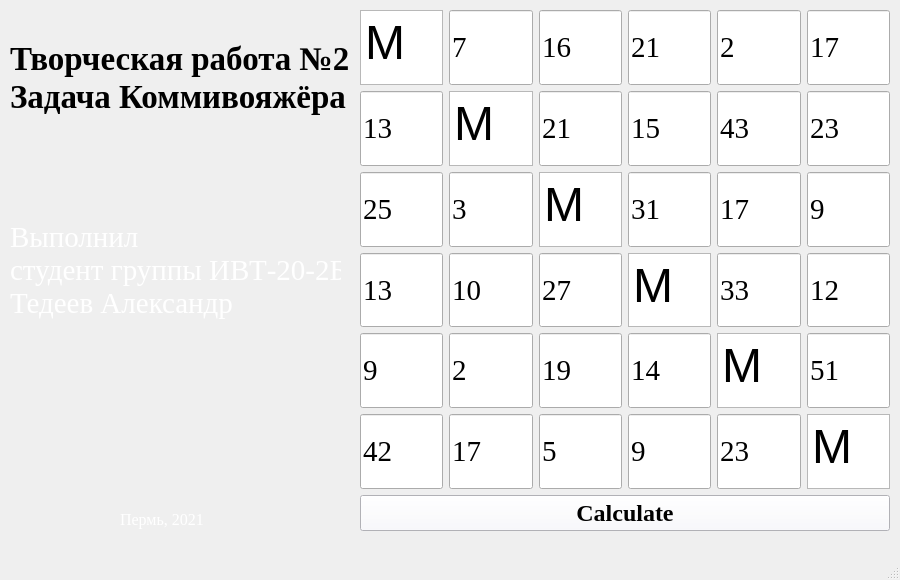
<?xml version="1.0" encoding="UTF-8"?>
<ui version="4.0">
 <class>MainWindow</class>
 <widget class="QMainWindow" name="MainWindow">
  <property name="geometry">
   <rect>
    <x>0</x>
    <y>0</y>
    <width>900</width>
    <height>580</height>
   </rect>
  </property>
  <property name="windowTitle">
   <string>MainWindow</string>
  </property>
  <property name="windowIcon">
   <iconset resource="Res.qrc">
    <normaloff>:/prefix1/pics/4aa534605d1afc465c5bdc5dd80f1ecb.png</normaloff>:/prefix1/pics/4aa534605d1afc465c5bdc5dd80f1ecb.png</iconset>
  </property>
  <widget class="QWidget" name="centralwidget">
   <widget class="QWidget" name="verticalLayoutWidget">
    <property name="geometry">
     <rect>
      <x>360</x>
      <y>10</y>
      <width>530</width>
      <height>521</height>
     </rect>
    </property>
    <layout class="QVBoxLayout" name="verticalLayout">
     <item>
      <layout class="QGridLayout" name="gridLayout">
       <item row="5" column="4">
        <widget class="QTextEdit" name="mx5">
         <property name="html">
          <string>&lt;!DOCTYPE HTML PUBLIC &quot;-//W3C//DTD HTML 4.0//EN&quot; &quot;http://www.w3.org/TR/REC-html40/strict.dtd&quot;&gt;
&lt;html&gt;&lt;head&gt;&lt;meta name=&quot;qrichtext&quot; content=&quot;1&quot; /&gt;&lt;style type=&quot;text/css&quot;&gt;
p, li { white-space: pre-wrap; }
&lt;/style&gt;&lt;/head&gt;&lt;body style=&quot; font-family:'MS Shell Dlg 2'; font-size:8.25pt; font-weight:400; font-style:normal;&quot;&gt;
&lt;p style=&quot; margin-top:0px; margin-bottom:0px; margin-left:0px; margin-right:0px; -qt-block-indent:0; text-indent:0px;&quot;&gt;&lt;span style=&quot; font-size:36pt;&quot;&gt;M&lt;/span&gt;&lt;/p&gt;&lt;/body&gt;&lt;/html&gt;</string>
         </property>
        </widget>
       </item>
       <item row="1" column="0">
        <widget class="QTextEdit" name="mx1">
         <property name="html">
          <string>&lt;!DOCTYPE HTML PUBLIC &quot;-//W3C//DTD HTML 4.0//EN&quot; &quot;http://www.w3.org/TR/REC-html40/strict.dtd&quot;&gt;
&lt;html&gt;&lt;head&gt;&lt;meta name=&quot;qrichtext&quot; content=&quot;1&quot; /&gt;&lt;style type=&quot;text/css&quot;&gt;
p, li { white-space: pre-wrap; }
&lt;/style&gt;&lt;/head&gt;&lt;body style=&quot; font-family:'MS Shell Dlg 2'; font-size:8.25pt; font-weight:400; font-style:normal;&quot;&gt;
&lt;p style=&quot; margin-top:0px; margin-bottom:0px; margin-left:0px; margin-right:0px; -qt-block-indent:0; text-indent:0px;&quot;&gt;&lt;span style=&quot; font-size:36pt;&quot;&gt;M&lt;/span&gt;&lt;/p&gt;&lt;/body&gt;&lt;/html&gt;</string>
         </property>
        </widget>
       </item>
       <item row="2" column="1">
        <widget class="QTextEdit" name="mx2">
         <property name="html">
          <string>&lt;!DOCTYPE HTML PUBLIC &quot;-//W3C//DTD HTML 4.0//EN&quot; &quot;http://www.w3.org/TR/REC-html40/strict.dtd&quot;&gt;
&lt;html&gt;&lt;head&gt;&lt;meta name=&quot;qrichtext&quot; content=&quot;1&quot; /&gt;&lt;style type=&quot;text/css&quot;&gt;
p, li { white-space: pre-wrap; }
&lt;/style&gt;&lt;/head&gt;&lt;body style=&quot; font-family:'MS Shell Dlg 2'; font-size:8.25pt; font-weight:400; font-style:normal;&quot;&gt;
&lt;p style=&quot; margin-top:0px; margin-bottom:0px; margin-left:0px; margin-right:0px; -qt-block-indent:0; text-indent:0px;&quot;&gt;&lt;span style=&quot; font-size:36pt;&quot;&gt;M&lt;/span&gt;&lt;/p&gt;&lt;/body&gt;&lt;/html&gt;</string>
         </property>
        </widget>
       </item>
       <item row="4" column="3">
        <widget class="QTextEdit" name="mx4">
         <property name="html">
          <string>&lt;!DOCTYPE HTML PUBLIC &quot;-//W3C//DTD HTML 4.0//EN&quot; &quot;http://www.w3.org/TR/REC-html40/strict.dtd&quot;&gt;
&lt;html&gt;&lt;head&gt;&lt;meta name=&quot;qrichtext&quot; content=&quot;1&quot; /&gt;&lt;style type=&quot;text/css&quot;&gt;
p, li { white-space: pre-wrap; }
&lt;/style&gt;&lt;/head&gt;&lt;body style=&quot; font-family:'MS Shell Dlg 2'; font-size:8.25pt; font-weight:400; font-style:normal;&quot;&gt;
&lt;p style=&quot; margin-top:0px; margin-bottom:0px; margin-left:0px; margin-right:0px; -qt-block-indent:0; text-indent:0px;&quot;&gt;&lt;span style=&quot; font-size:36pt;&quot;&gt;M&lt;/span&gt;&lt;/p&gt;&lt;/body&gt;&lt;/html&gt;</string>
         </property>
        </widget>
       </item>
       <item row="6" column="5">
        <widget class="QTextEdit" name="mx6">
         <property name="html">
          <string>&lt;!DOCTYPE HTML PUBLIC &quot;-//W3C//DTD HTML 4.0//EN&quot; &quot;http://www.w3.org/TR/REC-html40/strict.dtd&quot;&gt;
&lt;html&gt;&lt;head&gt;&lt;meta name=&quot;qrichtext&quot; content=&quot;1&quot; /&gt;&lt;style type=&quot;text/css&quot;&gt;
p, li { white-space: pre-wrap; }
&lt;/style&gt;&lt;/head&gt;&lt;body style=&quot; font-family:'MS Shell Dlg 2'; font-size:8.25pt; font-weight:400; font-style:normal;&quot;&gt;
&lt;p style=&quot; margin-top:0px; margin-bottom:0px; margin-left:0px; margin-right:0px; -qt-block-indent:0; text-indent:0px;&quot;&gt;&lt;span style=&quot; font-size:36pt;&quot;&gt;M&lt;/span&gt;&lt;/p&gt;&lt;/body&gt;&lt;/html&gt;</string>
         </property>
        </widget>
       </item>
       <item row="3" column="2">
        <widget class="QTextEdit" name="mx3">
         <property name="html">
          <string>&lt;!DOCTYPE HTML PUBLIC &quot;-//W3C//DTD HTML 4.0//EN&quot; &quot;http://www.w3.org/TR/REC-html40/strict.dtd&quot;&gt;
&lt;html&gt;&lt;head&gt;&lt;meta name=&quot;qrichtext&quot; content=&quot;1&quot; /&gt;&lt;style type=&quot;text/css&quot;&gt;
p, li { white-space: pre-wrap; }
&lt;/style&gt;&lt;/head&gt;&lt;body style=&quot; font-family:'MS Shell Dlg 2'; font-size:8.25pt; font-weight:400; font-style:normal;&quot;&gt;
&lt;p style=&quot; margin-top:0px; margin-bottom:0px; margin-left:0px; margin-right:0px; -qt-block-indent:0; text-indent:0px;&quot;&gt;&lt;span style=&quot; font-size:36pt;&quot;&gt;M&lt;/span&gt;&lt;/p&gt;&lt;/body&gt;&lt;/html&gt;</string>
         </property>
        </widget>
       </item>
       <item row="1" column="1">
        <widget class="QLineEdit" name="sec_fir">
         <property name="sizePolicy">
          <sizepolicy hsizetype="Preferred" vsizetype="Preferred">
           <horstretch>0</horstretch>
           <verstretch>0</verstretch>
          </sizepolicy>
         </property>
         <property name="font">
          <font>
           <family>Times New Roman</family>
           <pointsize>22</pointsize>
          </font>
         </property>
         <property name="text">
          <string>7</string>
         </property>
        </widget>
       </item>
       <item row="1" column="2">
        <widget class="QLineEdit" name="th_fir">
         <property name="sizePolicy">
          <sizepolicy hsizetype="Expanding" vsizetype="Preferred">
           <horstretch>0</horstretch>
           <verstretch>0</verstretch>
          </sizepolicy>
         </property>
         <property name="font">
          <font>
           <family>Times New Roman</family>
           <pointsize>22</pointsize>
          </font>
         </property>
         <property name="text">
          <string>16</string>
         </property>
        </widget>
       </item>
       <item row="1" column="3">
        <widget class="QLineEdit" name="four_fir">
         <property name="sizePolicy">
          <sizepolicy hsizetype="Expanding" vsizetype="Preferred">
           <horstretch>0</horstretch>
           <verstretch>0</verstretch>
          </sizepolicy>
         </property>
         <property name="font">
          <font>
           <family>Times New Roman</family>
           <pointsize>22</pointsize>
          </font>
         </property>
         <property name="text">
          <string>21</string>
         </property>
        </widget>
       </item>
       <item row="1" column="5">
        <widget class="QLineEdit" name="six_fir">
         <property name="sizePolicy">
          <sizepolicy hsizetype="Expanding" vsizetype="Preferred">
           <horstretch>0</horstretch>
           <verstretch>0</verstretch>
          </sizepolicy>
         </property>
         <property name="font">
          <font>
           <family>Times New Roman</family>
           <pointsize>22</pointsize>
          </font>
         </property>
         <property name="text">
          <string>17</string>
         </property>
        </widget>
       </item>
       <item row="2" column="3">
        <widget class="QLineEdit" name="four_sec">
         <property name="sizePolicy">
          <sizepolicy hsizetype="Expanding" vsizetype="Preferred">
           <horstretch>0</horstretch>
           <verstretch>0</verstretch>
          </sizepolicy>
         </property>
         <property name="font">
          <font>
           <family>Times New Roman</family>
           <pointsize>22</pointsize>
          </font>
         </property>
         <property name="text">
          <string>15</string>
         </property>
        </widget>
       </item>
       <item row="2" column="4">
        <widget class="QLineEdit" name="fith_sec">
         <property name="sizePolicy">
          <sizepolicy hsizetype="Expanding" vsizetype="Preferred">
           <horstretch>0</horstretch>
           <verstretch>0</verstretch>
          </sizepolicy>
         </property>
         <property name="font">
          <font>
           <family>Times New Roman</family>
           <pointsize>22</pointsize>
          </font>
         </property>
         <property name="text">
          <string>43</string>
         </property>
        </widget>
       </item>
       <item row="2" column="5">
        <widget class="QLineEdit" name="six_sec">
         <property name="sizePolicy">
          <sizepolicy hsizetype="Expanding" vsizetype="Preferred">
           <horstretch>0</horstretch>
           <verstretch>0</verstretch>
          </sizepolicy>
         </property>
         <property name="font">
          <font>
           <family>Times New Roman</family>
           <pointsize>22</pointsize>
          </font>
         </property>
         <property name="text">
          <string>23</string>
         </property>
        </widget>
       </item>
       <item row="3" column="0">
        <widget class="QLineEdit" name="fir_th">
         <property name="sizePolicy">
          <sizepolicy hsizetype="Expanding" vsizetype="Preferred">
           <horstretch>0</horstretch>
           <verstretch>0</verstretch>
          </sizepolicy>
         </property>
         <property name="font">
          <font>
           <family>Times New Roman</family>
           <pointsize>22</pointsize>
          </font>
         </property>
         <property name="text">
          <string>25</string>
         </property>
        </widget>
       </item>
       <item row="3" column="1">
        <widget class="QLineEdit" name="sec_th">
         <property name="sizePolicy">
          <sizepolicy hsizetype="Expanding" vsizetype="Preferred">
           <horstretch>0</horstretch>
           <verstretch>0</verstretch>
          </sizepolicy>
         </property>
         <property name="font">
          <font>
           <family>Times New Roman</family>
           <pointsize>22</pointsize>
          </font>
         </property>
         <property name="text">
          <string>3</string>
         </property>
        </widget>
       </item>
       <item row="3" column="3">
        <widget class="QLineEdit" name="four_th">
         <property name="sizePolicy">
          <sizepolicy hsizetype="Expanding" vsizetype="Preferred">
           <horstretch>0</horstretch>
           <verstretch>0</verstretch>
          </sizepolicy>
         </property>
         <property name="font">
          <font>
           <family>Times New Roman</family>
           <pointsize>22</pointsize>
          </font>
         </property>
         <property name="text">
          <string>31</string>
         </property>
        </widget>
       </item>
       <item row="3" column="4">
        <widget class="QLineEdit" name="fith_th">
         <property name="sizePolicy">
          <sizepolicy hsizetype="Expanding" vsizetype="Preferred">
           <horstretch>0</horstretch>
           <verstretch>0</verstretch>
          </sizepolicy>
         </property>
         <property name="font">
          <font>
           <family>Times New Roman</family>
           <pointsize>22</pointsize>
          </font>
         </property>
         <property name="text">
          <string>17</string>
         </property>
        </widget>
       </item>
       <item row="3" column="5">
        <widget class="QLineEdit" name="six_th">
         <property name="sizePolicy">
          <sizepolicy hsizetype="Expanding" vsizetype="Preferred">
           <horstretch>0</horstretch>
           <verstretch>0</verstretch>
          </sizepolicy>
         </property>
         <property name="font">
          <font>
           <family>Times New Roman</family>
           <pointsize>22</pointsize>
          </font>
         </property>
         <property name="text">
          <string>9</string>
         </property>
        </widget>
       </item>
       <item row="4" column="0">
        <widget class="QLineEdit" name="fir_four">
         <property name="sizePolicy">
          <sizepolicy hsizetype="Expanding" vsizetype="Preferred">
           <horstretch>0</horstretch>
           <verstretch>0</verstretch>
          </sizepolicy>
         </property>
         <property name="font">
          <font>
           <family>Times New Roman</family>
           <pointsize>22</pointsize>
          </font>
         </property>
         <property name="text">
          <string>13</string>
         </property>
        </widget>
       </item>
       <item row="4" column="1">
        <widget class="QLineEdit" name="sec_four">
         <property name="sizePolicy">
          <sizepolicy hsizetype="Expanding" vsizetype="Preferred">
           <horstretch>0</horstretch>
           <verstretch>0</verstretch>
          </sizepolicy>
         </property>
         <property name="font">
          <font>
           <family>Times New Roman</family>
           <pointsize>22</pointsize>
          </font>
         </property>
         <property name="text">
          <string>10</string>
         </property>
        </widget>
       </item>
       <item row="4" column="2">
        <widget class="QLineEdit" name="th_four">
         <property name="sizePolicy">
          <sizepolicy hsizetype="Expanding" vsizetype="Preferred">
           <horstretch>0</horstretch>
           <verstretch>0</verstretch>
          </sizepolicy>
         </property>
         <property name="font">
          <font>
           <family>Times New Roman</family>
           <pointsize>22</pointsize>
          </font>
         </property>
         <property name="text">
          <string>27</string>
         </property>
        </widget>
       </item>
       <item row="4" column="4">
        <widget class="QLineEdit" name="fith_four">
         <property name="sizePolicy">
          <sizepolicy hsizetype="Expanding" vsizetype="Preferred">
           <horstretch>0</horstretch>
           <verstretch>0</verstretch>
          </sizepolicy>
         </property>
         <property name="font">
          <font>
           <family>Times New Roman</family>
           <pointsize>22</pointsize>
          </font>
         </property>
         <property name="text">
          <string>33</string>
         </property>
        </widget>
       </item>
       <item row="4" column="5">
        <widget class="QLineEdit" name="six_four">
         <property name="sizePolicy">
          <sizepolicy hsizetype="Expanding" vsizetype="Preferred">
           <horstretch>0</horstretch>
           <verstretch>0</verstretch>
          </sizepolicy>
         </property>
         <property name="font">
          <font>
           <family>Times New Roman</family>
           <pointsize>22</pointsize>
          </font>
         </property>
         <property name="text">
          <string>12</string>
         </property>
        </widget>
       </item>
       <item row="5" column="0">
        <widget class="QLineEdit" name="fir_fith">
         <property name="sizePolicy">
          <sizepolicy hsizetype="Preferred" vsizetype="Preferred">
           <horstretch>0</horstretch>
           <verstretch>0</verstretch>
          </sizepolicy>
         </property>
         <property name="font">
          <font>
           <family>Times New Roman</family>
           <pointsize>22</pointsize>
          </font>
         </property>
         <property name="text">
          <string>9</string>
         </property>
        </widget>
       </item>
       <item row="5" column="1">
        <widget class="QLineEdit" name="sec_fith">
         <property name="sizePolicy">
          <sizepolicy hsizetype="Expanding" vsizetype="Preferred">
           <horstretch>0</horstretch>
           <verstretch>0</verstretch>
          </sizepolicy>
         </property>
         <property name="font">
          <font>
           <family>Times New Roman</family>
           <pointsize>22</pointsize>
          </font>
         </property>
         <property name="text">
          <string>2</string>
         </property>
        </widget>
       </item>
       <item row="5" column="2">
        <widget class="QLineEdit" name="th_fith">
         <property name="sizePolicy">
          <sizepolicy hsizetype="Expanding" vsizetype="Preferred">
           <horstretch>0</horstretch>
           <verstretch>0</verstretch>
          </sizepolicy>
         </property>
         <property name="font">
          <font>
           <family>Times New Roman</family>
           <pointsize>22</pointsize>
          </font>
         </property>
         <property name="text">
          <string>19</string>
         </property>
        </widget>
       </item>
       <item row="5" column="5">
        <widget class="QLineEdit" name="six_fith">
         <property name="sizePolicy">
          <sizepolicy hsizetype="Expanding" vsizetype="Preferred">
           <horstretch>0</horstretch>
           <verstretch>0</verstretch>
          </sizepolicy>
         </property>
         <property name="font">
          <font>
           <family>Times New Roman</family>
           <pointsize>22</pointsize>
          </font>
         </property>
         <property name="text">
          <string>51</string>
         </property>
        </widget>
       </item>
       <item row="6" column="0">
        <widget class="QLineEdit" name="fir_six">
         <property name="sizePolicy">
          <sizepolicy hsizetype="Expanding" vsizetype="Preferred">
           <horstretch>0</horstretch>
           <verstretch>0</verstretch>
          </sizepolicy>
         </property>
         <property name="font">
          <font>
           <family>Times New Roman</family>
           <pointsize>22</pointsize>
          </font>
         </property>
         <property name="text">
          <string>42</string>
         </property>
        </widget>
       </item>
       <item row="6" column="1">
        <widget class="QLineEdit" name="sec_six">
         <property name="sizePolicy">
          <sizepolicy hsizetype="Expanding" vsizetype="Preferred">
           <horstretch>0</horstretch>
           <verstretch>0</verstretch>
          </sizepolicy>
         </property>
         <property name="font">
          <font>
           <family>Times New Roman</family>
           <pointsize>22</pointsize>
          </font>
         </property>
         <property name="text">
          <string>17</string>
         </property>
        </widget>
       </item>
       <item row="6" column="2">
        <widget class="QLineEdit" name="th_six">
         <property name="sizePolicy">
          <sizepolicy hsizetype="Expanding" vsizetype="Preferred">
           <horstretch>0</horstretch>
           <verstretch>0</verstretch>
          </sizepolicy>
         </property>
         <property name="font">
          <font>
           <family>Times New Roman</family>
           <pointsize>22</pointsize>
          </font>
         </property>
         <property name="text">
          <string>5</string>
         </property>
        </widget>
       </item>
       <item row="6" column="3">
        <widget class="QLineEdit" name="four_six">
         <property name="sizePolicy">
          <sizepolicy hsizetype="Expanding" vsizetype="Preferred">
           <horstretch>0</horstretch>
           <verstretch>0</verstretch>
          </sizepolicy>
         </property>
         <property name="font">
          <font>
           <family>Times New Roman</family>
           <pointsize>22</pointsize>
          </font>
         </property>
         <property name="text">
          <string>9</string>
         </property>
        </widget>
       </item>
       <item row="2" column="0">
        <widget class="QLineEdit" name="fir_sec">
         <property name="sizePolicy">
          <sizepolicy hsizetype="Expanding" vsizetype="Preferred">
           <horstretch>0</horstretch>
           <verstretch>0</verstretch>
          </sizepolicy>
         </property>
         <property name="font">
          <font>
           <family>Times New Roman</family>
           <pointsize>22</pointsize>
          </font>
         </property>
         <property name="text">
          <string>13</string>
         </property>
        </widget>
       </item>
       <item row="6" column="4">
        <widget class="QLineEdit" name="fith_six">
         <property name="sizePolicy">
          <sizepolicy hsizetype="Expanding" vsizetype="Preferred">
           <horstretch>0</horstretch>
           <verstretch>0</verstretch>
          </sizepolicy>
         </property>
         <property name="font">
          <font>
           <family>Times New Roman</family>
           <pointsize>22</pointsize>
          </font>
         </property>
         <property name="text">
          <string>23</string>
         </property>
        </widget>
       </item>
       <item row="5" column="3">
        <widget class="QLineEdit" name="four_fith">
         <property name="sizePolicy">
          <sizepolicy hsizetype="Expanding" vsizetype="Preferred">
           <horstretch>0</horstretch>
           <verstretch>0</verstretch>
          </sizepolicy>
         </property>
         <property name="font">
          <font>
           <family>Times New Roman</family>
           <pointsize>22</pointsize>
          </font>
         </property>
         <property name="text">
          <string>14</string>
         </property>
        </widget>
       </item>
       <item row="2" column="2">
        <widget class="QLineEdit" name="th_sec">
         <property name="sizePolicy">
          <sizepolicy hsizetype="Expanding" vsizetype="Preferred">
           <horstretch>0</horstretch>
           <verstretch>0</verstretch>
          </sizepolicy>
         </property>
         <property name="font">
          <font>
           <family>Times New Roman</family>
           <pointsize>22</pointsize>
          </font>
         </property>
         <property name="text">
          <string>21</string>
         </property>
        </widget>
       </item>
       <item row="1" column="4">
        <widget class="QLineEdit" name="fith_fir">
         <property name="sizePolicy">
          <sizepolicy hsizetype="Expanding" vsizetype="Preferred">
           <horstretch>0</horstretch>
           <verstretch>0</verstretch>
          </sizepolicy>
         </property>
         <property name="font">
          <font>
           <family>Times New Roman</family>
           <pointsize>22</pointsize>
          </font>
         </property>
         <property name="text">
          <string>2</string>
         </property>
        </widget>
       </item>
      </layout>
     </item>
     <item>
      <widget class="QPushButton" name="run">
       <property name="sizePolicy">
        <sizepolicy hsizetype="Preferred" vsizetype="Preferred">
         <horstretch>0</horstretch>
         <verstretch>0</verstretch>
        </sizepolicy>
       </property>
       <property name="font">
        <font>
         <family>Times New Roman</family>
         <pointsize>18</pointsize>
         <weight>75</weight>
         <bold>true</bold>
        </font>
       </property>
       <property name="styleSheet">
        <string notr="true">QPushButton{
	background-color: #F8F8FF;
	color: black;
}

QPushButton:pressed{
	background-color: #FAF0E6;
	color: black;
	border: 1px solid grey;
	padding: 5px;
}</string>
       </property>
       <property name="text">
        <string>Calculate</string>
       </property>
      </widget>
     </item>
    </layout>
   </widget>
   <widget class="QLabel" name="title">
    <property name="geometry">
     <rect>
      <x>10</x>
      <y>40</y>
      <width>341</width>
      <height>75</height>
     </rect>
    </property>
    <property name="font">
     <font>
      <family>Times New Roman</family>
      <pointsize>25</pointsize>
      <weight>75</weight>
      <bold>true</bold>
     </font>
    </property>
    <property name="text">
     <string>Творческая работа №2
Задача Коммивояжёра</string>
    </property>
   </widget>
   <widget class="QLabel" name="sign">
    <property name="geometry">
     <rect>
      <x>10</x>
      <y>220</y>
      <width>331</width>
      <height>101</height>
     </rect>
    </property>
    <property name="font">
     <font>
      <family>Times New Roman</family>
      <pointsize>22</pointsize>
     </font>
    </property>
    <property name="styleSheet">
     <string notr="true">color: rgb(255, 255, 255);</string>
    </property>
    <property name="text">
     <string>Выполнил 
студент группы ИВТ-20-2Б
Тедеев Александр</string>
    </property>
   </widget>
   <widget class="QLabel" name="date_year">
    <property name="geometry">
     <rect>
      <x>120</x>
      <y>510</y>
      <width>83</width>
      <height>19</height>
     </rect>
    </property>
    <property name="font">
     <font>
      <family>Times New Roman</family>
      <pointsize>12</pointsize>
     </font>
    </property>
    <property name="styleSheet">
     <string notr="true">color: rgb(255, 255, 255);</string>
    </property>
    <property name="text">
     <string>Пермь, 2021</string>
    </property>
   </widget>
  </widget>
  <widget class="QMenuBar" name="menubar">
   <property name="geometry">
    <rect>
     <x>0</x>
     <y>0</y>
     <width>900</width>
     <height>20</height>
    </rect>
   </property>
  </widget>
  <widget class="QStatusBar" name="statusbar"/>
 </widget>
 <resources>
  <include location="Res.qrc"/>
 </resources>
 <connections>
  <connection>
   <sender>run</sender>
   <signal>clicked()</signal>
   <receiver>MainWindow</receiver>
   <slot>show()</slot>
   <hints>
    <hint type="sourcelabel">
     <x>648</x>
     <y>538</y>
    </hint>
    <hint type="destinationlabel">
     <x>731</x>
     <y>556</y>
    </hint>
   </hints>
  </connection>
 </connections>
</ui>
